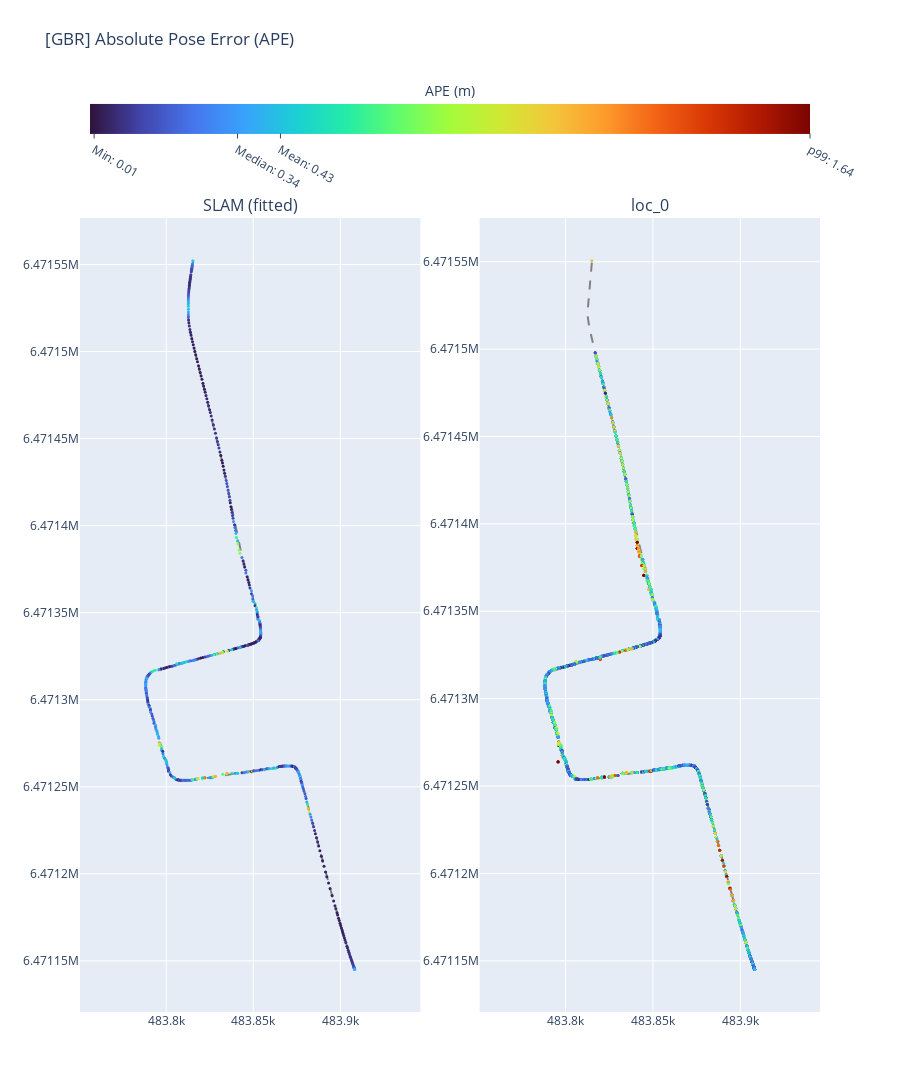

The cell this chart's notebook holds for it:
### Code cell
processor.create_ape_plot_all().show()

### Figure 1 — Plotly figure (JSON) as saved in the notebook; plotly's stock layout.template omitted (floating-point values rounded to 4 significant figures; data arrays with more than 128 entries replaced by an {"elided": "..."} marker saying what was removed)
{"data": [{"line": {"color": "gray", "dash": "dash"}, "name": "Ground Truth", "showlegend": false, "type": "scatter", "x": {"elided": "490 float values"}, "xaxis": "x", "y": {"elided": "490 float values"}, "yaxis": "y"}, {"marker": {"color": {"elided": "490 float values"}, "coloraxis": "coloraxis", "size": 3}, "mode": "markers", "name": "Estimated", "showlegend": false, "text": {"elided": "490 float values"}, "type": "scatter", "x": {"elided": "490 float values"}, "xaxis": "x", "y": {"elided": "490 float values"}, "yaxis": "y"}, {"line": {"color": "gray", "dash": "dash"}, "name": "Ground Truth", "showlegend": false, "type": "scatter", "x": {"elided": "2892 float values"}, "xaxis": "x2", "y": {"elided": "2892 float values"}, "yaxis": "y2"}, {"marker": {"color": {"elided": "2808 float values"}, "coloraxis": "coloraxis", "size": 3}, "mode": "markers", "name": "Estimated", "showlegend": false, "text": {"elided": "2808 float values"}, "type": "scatter", "x": {"elided": "2808 float values"}, "xaxis": "x2", "y": {"elided": "2808 float values"}, "yaxis": "y2"}], "layout": {"annotations": [{"font": {"size": 16}, "showarrow": false, "text": "SLAM (fitted)", "x": 0.23, "xanchor": "center", "xref": "paper", "y": 1, "yanchor": "bottom", "yref": "paper"}, {"font": {"size": 16}, "showarrow": false, "text": "loc_0", "x": 0.77, "xanchor": "center", "xref": "paper", "y": 1, "yanchor": "bottom", "yref": "paper"}], "coloraxis": {"cmax": 1.644, "cmin": 0, "colorbar": {"orientation": "h", "tickmode": "array", "ticks": "outside", "ticktext": ["Min: 0.01", "Median: 0.34", "Mean: 0.43", "p99: 1.64"], "tickvals": [0.00943, 0.3368, 0.4349, 1.644], "title": {"side": "top", "text": "APE (m)"}}, "colorscale": [[0, "#30123b"], [0.07143, "#4145ab"], [0.1429, "#4675ed"], [0.2143, "#39a2fc"], [0.2857, "#1bcfd4"], [0.3571, "#24eca6"], [0.4286, "#61fc6c"], [0.5, "#a4fc3b"], [0.5714, "#d1e834"], [0.6429, "#f3c63a"], [0.7143, "#fe9b2d"], [0.7857, "#f36315"], [0.8571, "#d93806"], [0.9286, "#b11901"], [1, "#7a0402"]]}, "height": 1600, "title": {"text": "[GBR] Absolute Pose Error (APE)"}, "xaxis": {"anchor": "y", "domain": [0, 0.46]}, "xaxis2": {"anchor": "y2", "domain": [0.54, 1]}, "yaxis": {"anchor": "x", "domain": [0, 1], "scaleanchor": "x", "scaleratio": 1}, "yaxis2": {"anchor": "x2", "domain": [0, 1], "scaleanchor": "x2", "scaleratio": 1}}}
